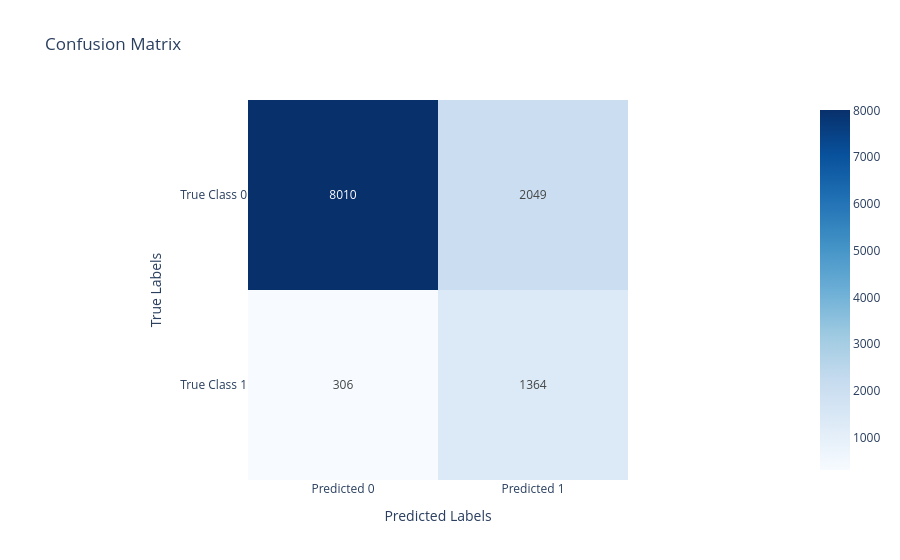

The code cell stored with this chart in its notebook:
### Code cell
lr_visualizer.plot_confusion_matrix()

### Figure 1 — Plotly figure (JSON) as saved in the notebook; plotly's stock layout.template omitted (floating-point values rounded to 4 significant figures)
{"data": [{"coloraxis": "coloraxis", "name": "0", "texttemplate": "%{z}", "x": ["Predicted 0", "Predicted 1"], "y": ["True Class 0", "True Class 1"], "z": [[8010, 2049], [306, 1364]], "type": "heatmap", "xaxis": "x", "yaxis": "y", "hovertemplate": "x: %{x}<br>y: %{y}<br>color: %{z}<extra></extra>"}], "layout": {"xaxis": {"anchor": "y", "domain": [0.0, 1.0], "scaleanchor": "y", "constrain": "domain", "title": {"text": "Predicted Labels"}}, "yaxis": {"anchor": "x", "domain": [0.0, 1.0], "autorange": "reversed", "constrain": "domain", "title": {"text": "True Labels"}}, "coloraxis": {"colorscale": [[0.0, "rgb(247,251,255)"], [0.125, "rgb(222,235,247)"], [0.25, "rgb(198,219,239)"], [0.375, "rgb(158,202,225)"], [0.5, "rgb(107,174,214)"], [0.625, "rgb(66,146,198)"], [0.75, "rgb(33,113,181)"], [0.875, "rgb(8,81,156)"], [1.0, "rgb(8,48,107)"]]}, "title": {"text": "Confusion Matrix"}, "showlegend": false}}
